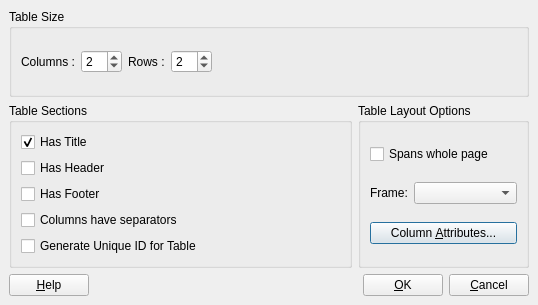
<ui version="4.0" >
 <class>InsertTableDialogBase</class>
 <widget class="QDialog" name="InsertTableDialogBase" >
  <property name="geometry" >
   <rect>
    <x>0</x>
    <y>0</y>
    <width>538</width>
    <height>305</height>
   </rect>
  </property>
  <property name="windowTitle" >
   <string>Insert Table</string>
  </property>
  <layout class="QGridLayout" >
   <property name="margin" >
    <number>9</number>
   </property>
   <property name="spacing" >
    <number>6</number>
   </property>
   <item row="1" column="1" >
    <widget class="QGroupBox" name="groupBox_2" >
     <property name="sizePolicy" >
      <sizepolicy>
       <hsizetype>5</hsizetype>
       <vsizetype>5</vsizetype>
       <horstretch>1</horstretch>
       <verstretch>0</verstretch>
      </sizepolicy>
     </property>
     <property name="title" >
      <string>Table Layout Options</string>
     </property>
     <layout class="QGridLayout" >
      <property name="margin" >
       <number>9</number>
      </property>
      <property name="spacing" >
       <number>6</number>
      </property>
      <item row="1" column="1" >
       <widget class="QComboBox" name="frameCombo_" >
        <property name="sizePolicy" >
         <sizepolicy>
          <hsizetype>3</hsizetype>
          <vsizetype>0</vsizetype>
          <horstretch>0</horstretch>
          <verstretch>0</verstretch>
         </sizepolicy>
        </property>
       </widget>
      </item>
      <item row="1" column="0" >
       <widget class="QLabel" name="frameLabel_" >
        <property name="text" >
         <string>Frame:</string>
        </property>
        <property name="wordWrap" >
         <bool>false</bool>
        </property>
       </widget>
      </item>
      <item row="0" column="0" colspan="2" >
       <widget class="QCheckBox" name="spansCheck_" >
        <property name="text" >
         <string>Spans whole page</string>
        </property>
       </widget>
      </item>
      <item row="2" column="0" colspan="2" >
       <widget class="QPushButton" name="attrsButton_" >
        <property name="sizePolicy" >
         <sizepolicy>
          <hsizetype>1</hsizetype>
          <vsizetype>0</vsizetype>
          <horstretch>0</horstretch>
          <verstretch>0</verstretch>
         </sizepolicy>
        </property>
        <property name="text" >
         <string>Column &amp;Attributes...</string>
        </property>
        <property name="shortcut" >
         <string>Alt+A</string>
        </property>
       </widget>
      </item>
     </layout>
    </widget>
   </item>
   <item row="0" column="0" colspan="2" >
    <widget class="QGroupBox" name="groupBox_" >
     <property name="sizePolicy" >
      <sizepolicy>
       <hsizetype>5</hsizetype>
       <vsizetype>5</vsizetype>
       <horstretch>0</horstretch>
       <verstretch>0</verstretch>
      </sizepolicy>
     </property>
     <property name="minimumSize" >
      <size>
       <width>0</width>
       <height>0</height>
      </size>
     </property>
     <property name="title" >
      <string>Table Size</string>
     </property>
     <layout class="QGridLayout" >
      <property name="margin" >
       <number>9</number>
      </property>
      <property name="spacing" >
       <number>6</number>
      </property>
      <item row="0" column="3" >
       <widget class="QSpinBox" name="rowsSpin_" >
        <property name="minimum" >
         <number>1</number>
        </property>
        <property name="value" >
         <number>2</number>
        </property>
       </widget>
      </item>
      <item row="0" column="0" >
       <widget class="QLabel" name="colsLabel_" >
        <property name="text" >
         <string>Columns :</string>
        </property>
        <property name="wordWrap" >
         <bool>false</bool>
        </property>
       </widget>
      </item>
      <item row="0" column="1" >
       <widget class="QSpinBox" name="colsSpin_" >
        <property name="sizePolicy" >
         <sizepolicy>
          <hsizetype>1</hsizetype>
          <vsizetype>0</vsizetype>
          <horstretch>0</horstretch>
          <verstretch>0</verstretch>
         </sizepolicy>
        </property>
        <property name="minimum" >
         <number>1</number>
        </property>
        <property name="value" >
         <number>2</number>
        </property>
       </widget>
      </item>
      <item row="0" column="2" >
       <widget class="QLabel" name="rowsLabel_" >
        <property name="text" >
         <string>Rows :</string>
        </property>
        <property name="wordWrap" >
         <bool>false</bool>
        </property>
       </widget>
      </item>
      <item row="0" column="4" >
       <spacer>
        <property name="orientation" >
         <enum>Qt::Horizontal</enum>
        </property>
        <property name="sizeHint" >
         <size>
          <width>40</width>
          <height>20</height>
         </size>
        </property>
       </spacer>
      </item>
     </layout>
    </widget>
   </item>
   <item row="2" column="0" colspan="2" >
    <layout class="QHBoxLayout" >
     <property name="margin" >
      <number>0</number>
     </property>
     <property name="spacing" >
      <number>6</number>
     </property>
     <item>
      <widget class="QPushButton" name="helpButton_" >
       <property name="text" >
        <string>&amp;Help</string>
       </property>
       <property name="shortcut" >
        <string>Alt+H</string>
       </property>
      </widget>
     </item>
     <item>
      <spacer>
       <property name="orientation" >
        <enum>Qt::Horizontal</enum>
       </property>
       <property name="sizeType" >
        <enum>QSizePolicy::Expanding</enum>
       </property>
       <property name="sizeHint" >
        <size>
         <width>251</width>
         <height>20</height>
        </size>
       </property>
      </spacer>
     </item>
     <item>
      <widget class="QPushButton" name="okButton_" >
       <property name="text" >
        <string>&amp;OK</string>
       </property>
       <property name="shortcut" >
        <string>Alt+O</string>
       </property>
      </widget>
     </item>
     <item>
      <widget class="QPushButton" name="cancelButton_" >
       <property name="text" >
        <string>&amp;Cancel</string>
       </property>
       <property name="shortcut" >
        <string>Alt+C</string>
       </property>
      </widget>
     </item>
    </layout>
   </item>
   <item row="1" column="0" >
    <widget class="QGroupBox" name="groupBox" >
     <property name="sizePolicy" >
      <sizepolicy>
       <hsizetype>5</hsizetype>
       <vsizetype>5</vsizetype>
       <horstretch>2</horstretch>
       <verstretch>0</verstretch>
      </sizepolicy>
     </property>
     <property name="title" >
      <string>Table Sections</string>
     </property>
     <layout class="QGridLayout" >
      <property name="margin" >
       <number>9</number>
      </property>
      <property name="spacing" >
       <number>6</number>
      </property>
      <item row="2" column="0" >
       <widget class="QCheckBox" name="footerCheck_" >
        <property name="text" >
         <string>Has Footer</string>
        </property>
       </widget>
      </item>
      <item row="4" column="0" >
       <widget class="QCheckBox" name="genIdCheck_" >
        <property name="text" >
         <string>Generate Unique ID for Table</string>
        </property>
       </widget>
      </item>
      <item row="3" column="0" >
       <widget class="QCheckBox" name="separatorsCheck_" >
        <property name="text" >
         <string>Columns have separators</string>
        </property>
       </widget>
      </item>
      <item row="0" column="0" >
       <widget class="QCheckBox" name="titleCheck_" >
        <property name="text" >
         <string>Has Title</string>
        </property>
        <property name="checked" >
         <bool>true</bool>
        </property>
       </widget>
      </item>
      <item row="1" column="0" >
       <widget class="QCheckBox" name="headerCheck_" >
        <property name="text" >
         <string>Has Header</string>
        </property>
       </widget>
      </item>
     </layout>
    </widget>
   </item>
  </layout>
 </widget>
 <layoutdefault spacing="6" margin="11" />
 <pixmapfunction>qPixmapFromMimeSource</pixmapfunction>
 <tabstops>
  <tabstop>colsSpin_</tabstop>
  <tabstop>rowsSpin_</tabstop>
  <tabstop>titleCheck_</tabstop>
  <tabstop>headerCheck_</tabstop>
  <tabstop>footerCheck_</tabstop>
  <tabstop>frameCombo_</tabstop>
  <tabstop>separatorsCheck_</tabstop>
  <tabstop>attrsButton_</tabstop>
  <tabstop>helpButton_</tabstop>
  <tabstop>okButton_</tabstop>
  <tabstop>cancelButton_</tabstop>
 </tabstops>
 <resources/>
 <connections>
  <connection>
   <sender>okButton_</sender>
   <signal>clicked()</signal>
   <receiver>InsertTableDialogBase</receiver>
   <slot>accept()</slot>
   <hints>
    <hint type="sourcelabel" >
     <x>20</x>
     <y>20</y>
    </hint>
    <hint type="destinationlabel" >
     <x>20</x>
     <y>20</y>
    </hint>
   </hints>
  </connection>
  <connection>
   <sender>cancelButton_</sender>
   <signal>clicked()</signal>
   <receiver>InsertTableDialogBase</receiver>
   <slot>reject()</slot>
   <hints>
    <hint type="sourcelabel" >
     <x>20</x>
     <y>20</y>
    </hint>
    <hint type="destinationlabel" >
     <x>20</x>
     <y>20</y>
    </hint>
   </hints>
  </connection>
 </connections>
</ui>
